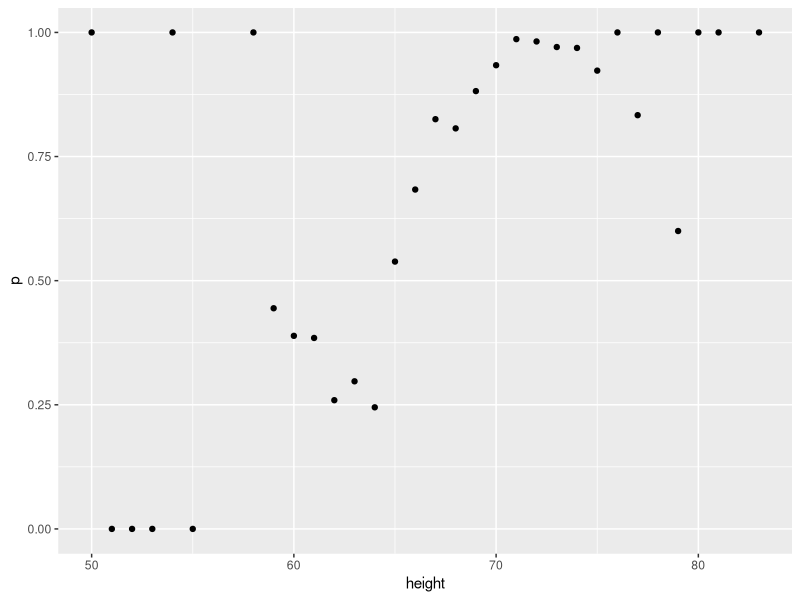
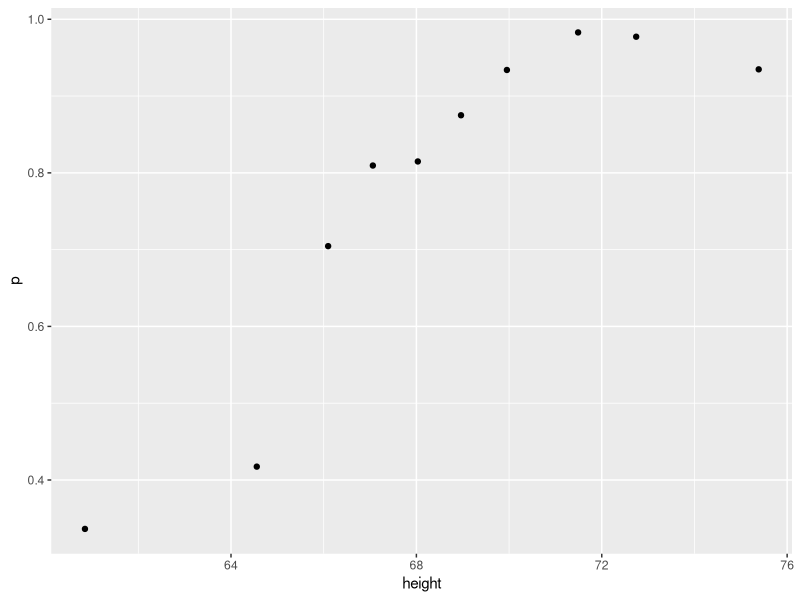
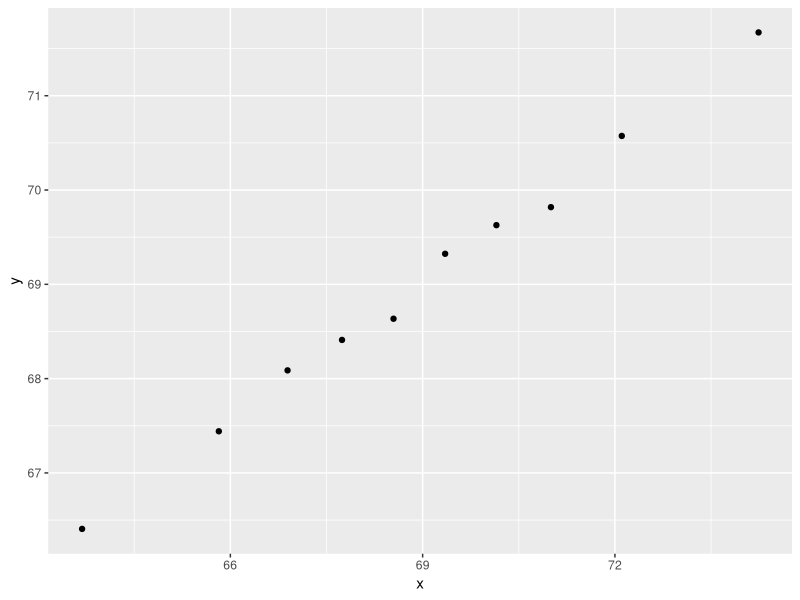

The R script that drew these images, in order:
library(dslabs)
library(tidyverse)
data("heights")


#Q6
heights %>% 
  mutate(height = round(height)) %>%
  group_by(height) %>%
  summarize(p = mean(sex == "Male")) %>%
  qplot(height, p, data =.)

#Q7
ps <- seq(0, 1, 0.1)
heights %>% 
  mutate(g = cut(height, quantile(height, ps), include.lowest = TRUE)) %>%
  group_by(g) %>%
  summarize(p = mean(sex == "Male"), height = mean(height)) %>%
  qplot(height, p, data =.)

#Q8
Sigma <- 9*matrix(c(1,0.5,0.5,1), 2, 2)
dat <- MASS::mvrnorm(n = 10000, c(69, 69), Sigma) %>%
  data.frame() %>% setNames(c("x", "y"))

ps <- seq(0, 1, 0.1)
dat %>% 
  mutate(g = cut(x, quantile(x, ps), include.lowest = TRUE)) %>%
  group_by(g) %>%
  summarize(y = mean(y), x = mean(x)) %>%
  qplot(x, y, data =.)
